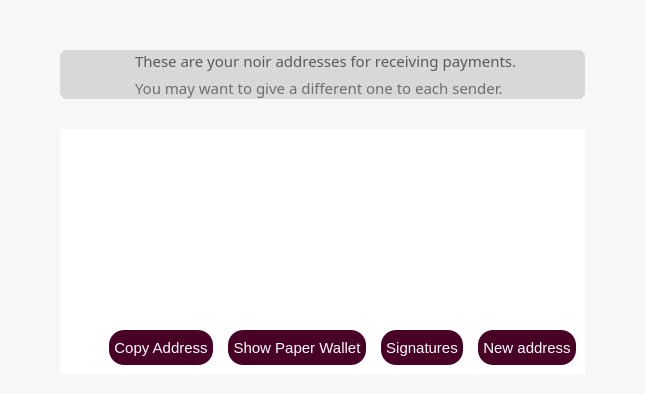
        <widget class="QFrame" name="frame">
         <property name="palette">
          <palette>
           <active>
            <colorrole role="Button">
             <brush brushstyle="SolidPattern">
              <color alpha="250">
               <red>247</red>
               <green>247</green>
               <blue>247</blue>
              </color>
             </brush>
            </colorrole>
            <colorrole role="Base">
             <brush brushstyle="SolidPattern">
              <color alpha="250">
               <red>247</red>
               <green>247</green>
               <blue>247</blue>
              </color>
             </brush>
            </colorrole>
            <colorrole role="Window">
             <brush brushstyle="SolidPattern">
              <color alpha="250">
               <red>247</red>
               <green>247</green>
               <blue>247</blue>
              </color>
             </brush>
            </colorrole>
           </active>
           <inactive>
            <colorrole role="Button">
             <brush brushstyle="SolidPattern">
              <color alpha="250">
               <red>247</red>
               <green>247</green>
               <blue>247</blue>
              </color>
             </brush>
            </colorrole>
            <colorrole role="Base">
             <brush brushstyle="SolidPattern">
              <color alpha="250">
               <red>247</red>
               <green>247</green>
               <blue>247</blue>
              </color>
             </brush>
            </colorrole>
            <colorrole role="Window">
             <brush brushstyle="SolidPattern">
              <color alpha="250">
               <red>247</red>
               <green>247</green>
               <blue>247</blue>
              </color>
             </brush>
            </colorrole>
           </inactive>
           <disabled>
            <colorrole role="Button">
             <brush brushstyle="SolidPattern">
              <color alpha="250">
               <red>247</red>
               <green>247</green>
               <blue>247</blue>
              </color>
             </brush>
            </colorrole>
            <colorrole role="Base">
             <brush brushstyle="SolidPattern">
              <color alpha="250">
               <red>247</red>
               <green>247</green>
               <blue>247</blue>
              </color>
             </brush>
            </colorrole>
            <colorrole role="Window">
             <brush brushstyle="SolidPattern">
              <color alpha="250">
               <red>247</red>
               <green>247</green>
               <blue>247</blue>
              </color>
             </brush>
            </colorrole>
           </disabled>
          </palette>
         </property>
         <property name="styleSheet">
          <string notr="true"/>
         </property>
         <property name="frameShape">
          <enum>QFrame::NoFrame</enum>
         </property>
         <property name="frameShadow">
          <enum>QFrame::Raised</enum>
         </property>
         <property name="lineWidth">
          <number>1</number>
         </property>
         <property name="midLineWidth">
          <number>0</number>
         </property>
         <layout class="QVBoxLayout" name="verticalLayout_4">
          <property name="spacing">
           <number>0</number>
          </property>
          <property name="leftMargin">
           <number>60</number>
          </property>
          <property name="topMargin">
           <number>50</number>
          </property>
          <property name="rightMargin">
           <number>60</number>
          </property>
          <property name="bottomMargin">
           <number>0</number>
          </property>
          <item>
           <widget class="QFrame" name="balance_frame">
            <property name="enabled">
             <bool>true</bool>
            </property>
            <property name="palette">
             <palette>
              <active>
               <colorrole role="Button">
                <brush brushstyle="SolidPattern">
                 <color alpha="255">
                  <red>216</red>
                  <green>216</green>
                  <blue>219</blue>
                 </color>
                </brush>
               </colorrole>
               <colorrole role="Base">
                <brush brushstyle="SolidPattern">
                 <color alpha="255">
                  <red>216</red>
                  <green>216</green>
                  <blue>219</blue>
                 </color>
                </brush>
               </colorrole>
               <colorrole role="Window">
                <brush brushstyle="SolidPattern">
                 <color alpha="255">
                  <red>216</red>
                  <green>216</green>
                  <blue>219</blue>
                 </color>
                </brush>
               </colorrole>
              </active>
              <inactive>
               <colorrole role="Button">
                <brush brushstyle="SolidPattern">
                 <color alpha="255">
                  <red>216</red>
                  <green>216</green>
                  <blue>219</blue>
                 </color>
                </brush>
               </colorrole>
               <colorrole role="Base">
                <brush brushstyle="SolidPattern">
                 <color alpha="255">
                  <red>216</red>
                  <green>216</green>
                  <blue>219</blue>
                 </color>
                </brush>
               </colorrole>
               <colorrole role="Window">
                <brush brushstyle="SolidPattern">
                 <color alpha="255">
                  <red>216</red>
                  <green>216</green>
                  <blue>219</blue>
                 </color>
                </brush>
               </colorrole>
              </inactive>
              <disabled>
               <colorrole role="Button">
                <brush brushstyle="SolidPattern">
                 <color alpha="255">
                  <red>216</red>
                  <green>216</green>
                  <blue>219</blue>
                 </color>
                </brush>
               </colorrole>
               <colorrole role="Base">
                <brush brushstyle="SolidPattern">
                 <color alpha="255">
                  <red>216</red>
                  <green>216</green>
                  <blue>219</blue>
                 </color>
                </brush>
               </colorrole>
               <colorrole role="Window">
                <brush brushstyle="SolidPattern">
                 <color alpha="255">
                  <red>216</red>
                  <green>216</green>
                  <blue>219</blue>
                 </color>
                </brush>
               </colorrole>
              </disabled>
             </palette>
            </property>
            <property name="contextMenuPolicy">
             <enum>Qt::DefaultContextMenu</enum>
            </property>
            <property name="styleSheet">
             <string notr="true">background-color: rgb(216, 216, 219);
border:0;
border-radius:7px;
border-style:solid;</string>
            </property>
            <property name="frameShape">
             <enum>QFrame::StyledPanel</enum>
            </property>
            <property name="frameShadow">
             <enum>QFrame::Plain</enum>
            </property>
            <property name="lineWidth">
             <number>1</number>
            </property>
            <layout class="QHBoxLayout" name="horizontalLayout_4">
             <property name="spacing">
              <number>0</number>
             </property>
             <property name="sizeConstraint">
              <enum>QLayout::SetDefaultConstraint</enum>
             </property>
             <property name="leftMargin">
              <number>0</number>
             </property>
             <property name="topMargin">
              <number>0</number>
             </property>
             <property name="rightMargin">
              <number>0</number>
             </property>
             <property name="bottomMargin">
              <number>0</number>
             </property>
             <item>
              <widget class="QPushButton" name="pushButton_3">
               <property name="sizePolicy">
                <sizepolicy hsizetype="Fixed" vsizetype="Preferred">
                 <horstretch>0</horstretch>
                 <verstretch>0</verstretch>
                </sizepolicy>
               </property>
               <property name="minimumSize">
                <size>
                 <width>75</width>
                 <height>0</height>
                </size>
               </property>
               <property name="text">
                <string/>
               </property>
               <property name="icon">
                <iconset resource="../bitcoin.qrc">
                 <normaloff>:/icons/Exports_47</normaloff>:/icons/Exports_47</iconset>
               </property>
               <property name="iconSize">
                <size>
                 <width>70</width>
                 <height>70</height>
                </size>
               </property>
              </widget>
             </item>
             <item>
              <layout class="QVBoxLayout" name="verticalLayout_6">
               <property name="spacing">
                <number>5</number>
               </property>
               <property name="leftMargin">
                <number>0</number>
               </property>
               <property name="topMargin">
                <number>0</number>
               </property>
               <property name="bottomMargin">
                <number>0</number>
               </property>
               <item>
                <widget class="QLabel" name="label_3">
                 <property name="enabled">
                  <bool>false</bool>
                 </property>
                 <property name="sizePolicy">
                  <sizepolicy hsizetype="Preferred" vsizetype="Preferred">
                   <horstretch>0</horstretch>
                   <verstretch>0</verstretch>
                  </sizepolicy>
                 </property>
                 <property name="font">
                  <font>
                   <family>NoirMedium</family>
                   <pointsize>11</pointsize>
                   <weight>50</weight>
                   <bold>false</bold>
                  </font>
                 </property>
                 <property name="layoutDirection">
                  <enum>Qt::LeftToRight</enum>
                 </property>
                 <property name="autoFillBackground">
                  <bool>false</bool>
                 </property>
                 <property name="styleSheet">
                  <string notr="true">color: rgb(90, 90, 90);</string>
                 </property>
                 <property name="text">
                  <string>These are your noir addresses for receiving payments.</string>
                 </property>
                 <property name="alignment">
                  <set>Qt::AlignBottom|Qt::AlignLeading|Qt::AlignLeft</set>
                 </property>
                 <property name="indent">
                  <number>-1</number>
                 </property>
                </widget>
               </item>
               <item>
                <widget class="QLabel" name="labelUnconfirmed">
                 <property name="enabled">
                  <bool>false</bool>
                 </property>
                 <property name="sizePolicy">
                  <sizepolicy hsizetype="Preferred" vsizetype="Preferred">
                   <horstretch>0</horstretch>
                   <verstretch>0</verstretch>
                  </sizepolicy>
                 </property>
                 <property name="font">
                  <font>
                   <family>NoirLight</family>
                   <pointsize>11</pointsize>
                   <weight>50</weight>
                   <bold>false</bold>
                  </font>
                 </property>
                 <property name="cursor">
                  <cursorShape>IBeamCursor</cursorShape>
                 </property>
                 <property name="toolTip">
                  <string>Total of transactions that have yet to be confirmed, and do not yet count toward the current balance</string>
                 </property>
                 <property name="layoutDirection">
                  <enum>Qt::LeftToRight</enum>
                 </property>
                 <property name="styleSheet">
                  <string notr="true">color: rgb(110, 110, 110);</string>
                 </property>
                 <property name="text">
                  <string notr="true">You may want to give a different one to each sender.</string>
                 </property>
                 <property name="alignment">
                  <set>Qt::AlignLeading|Qt::AlignLeft|Qt::AlignTop</set>
                 </property>
                 <property name="textInteractionFlags">
                  <set>Qt::LinksAccessibleByMouse|Qt::TextSelectableByKeyboard|Qt::TextSelectableByMouse</set>
                 </property>
                </widget>
               </item>
              </layout>
             </item>
            </layout>
           </widget>
          </item>
          <item>
           <layout class="QVBoxLayout" name="verticalLayout_11">
            <property name="topMargin">
             <number>30</number>
            </property>
           </layout>
          </item>
          <item>
           <widget class="QFrame" name="frame_4">
            <property name="palette">
             <palette>
              <active>
               <colorrole role="Button">
                <brush brushstyle="SolidPattern">
                 <color alpha="255">
                  <red>216</red>
                  <green>216</green>
                  <blue>219</blue>
                 </color>
                </brush>
               </colorrole>
               <colorrole role="Base">
                <brush brushstyle="SolidPattern">
                 <color alpha="255">
                  <red>216</red>
                  <green>216</green>
                  <blue>219</blue>
                 </color>
                </brush>
               </colorrole>
               <colorrole role="Window">
                <brush brushstyle="SolidPattern">
                 <color alpha="255">
                  <red>216</red>
                  <green>216</green>
                  <blue>219</blue>
                 </color>
                </brush>
               </colorrole>
              </active>
              <inactive>
               <colorrole role="Button">
                <brush brushstyle="SolidPattern">
                 <color alpha="255">
                  <red>216</red>
                  <green>216</green>
                  <blue>219</blue>
                 </color>
                </brush>
               </colorrole>
               <colorrole role="Base">
                <brush brushstyle="SolidPattern">
                 <color alpha="255">
                  <red>216</red>
                  <green>216</green>
                  <blue>219</blue>
                 </color>
                </brush>
               </colorrole>
               <colorrole role="Window">
                <brush brushstyle="SolidPattern">
                 <color alpha="255">
                  <red>216</red>
                  <green>216</green>
                  <blue>219</blue>
                 </color>
                </brush>
               </colorrole>
              </inactive>
              <disabled>
               <colorrole role="Button">
                <brush brushstyle="SolidPattern">
                 <color alpha="255">
                  <red>216</red>
                  <green>216</green>
                  <blue>219</blue>
                 </color>
                </brush>
               </colorrole>
               <colorrole role="Base">
                <brush brushstyle="SolidPattern">
                 <color alpha="255">
                  <red>216</red>
                  <green>216</green>
                  <blue>219</blue>
                 </color>
                </brush>
               </colorrole>
               <colorrole role="Window">
                <brush brushstyle="SolidPattern">
                 <color alpha="255">
                  <red>216</red>
                  <green>216</green>
                  <blue>219</blue>
                 </color>
                </brush>
               </colorrole>
              </disabled>
             </palette>
            </property>
            <property name="styleSheet">
             <string notr="true">background-color: rgb(216, 216, 219);
border:0;</string>
            </property>
            <property name="frameShape">
             <enum>QFrame::StyledPanel</enum>
            </property>
            <property name="frameShadow">
             <enum>QFrame::Raised</enum>
            </property>
            <layout class="QVBoxLayout" name="verticalLayout">
             <property name="spacing">
              <number>0</number>
             </property>
             <property name="leftMargin">
              <number>0</number>
             </property>
             <property name="topMargin">
              <number>0</number>
             </property>
             <property name="rightMargin">
              <number>0</number>
             </property>
             <property name="bottomMargin">
              <number>0</number>
             </property>
             <item>
              <widget class="QTableView" name="tableView">
               <property name="palette">
                <palette>
                 <active>
                  <colorrole role="Button">
                   <brush brushstyle="SolidPattern">
                    <color alpha="255">
                     <red>255</red>
                     <green>255</green>
                     <blue>255</blue>
                    </color>
                   </brush>
                  </colorrole>
                  <colorrole role="Base">
                   <brush brushstyle="SolidPattern">
                    <color alpha="255">
                     <red>255</red>
                     <green>255</green>
                     <blue>255</blue>
                    </color>
                   </brush>
                  </colorrole>
                  <colorrole role="Window">
                   <brush brushstyle="SolidPattern">
                    <color alpha="255">
                     <red>255</red>
                     <green>255</green>
                     <blue>255</blue>
                    </color>
                   </brush>
                  </colorrole>
                 </active>
                 <inactive>
                  <colorrole role="Button">
                   <brush brushstyle="SolidPattern">
                    <color alpha="255">
                     <red>255</red>
                     <green>255</green>
                     <blue>255</blue>
                    </color>
                   </brush>
                  </colorrole>
                  <colorrole role="Base">
                   <brush brushstyle="SolidPattern">
                    <color alpha="255">
                     <red>255</red>
                     <green>255</green>
                     <blue>255</blue>
                    </color>
                   </brush>
                  </colorrole>
                  <colorrole role="Window">
                   <brush brushstyle="SolidPattern">
                    <color alpha="255">
                     <red>255</red>
                     <green>255</green>
                     <blue>255</blue>
                    </color>
                   </brush>
                  </colorrole>
                 </inactive>
                 <disabled>
                  <colorrole role="Button">
                   <brush brushstyle="SolidPattern">
                    <color alpha="255">
                     <red>255</red>
                     <green>255</green>
                     <blue>255</blue>
                    </color>
                   </brush>
                  </colorrole>
                  <colorrole role="Base">
                   <brush brushstyle="SolidPattern">
                    <color alpha="255">
                     <red>255</red>
                     <green>255</green>
                     <blue>255</blue>
                    </color>
                   </brush>
                  </colorrole>
                  <colorrole role="Window">
                   <brush brushstyle="SolidPattern">
                    <color alpha="255">
                     <red>255</red>
                     <green>255</green>
                     <blue>255</blue>
                    </color>
                   </brush>
                  </colorrole>
                 </disabled>
                </palette>
               </property>
               <property name="font">
                <font>
                 <family>NoirRegular</family>
                 <pointsize>12</pointsize>
                </font>
               </property>
               <property name="styleSheet">
                <string notr="true">background-color: rgb(255, 255, 255);
border:0;</string>
               </property>
               <property name="lineWidth">
                <number>0</number>
               </property>
               <property name="showDropIndicator" stdset="0">
                <bool>false</bool>
               </property>
               <property name="selectionBehavior">
                <enum>QAbstractItemView::SelectRows</enum>
               </property>
               <property name="showGrid">
                <bool>false</bool>
               </property>
               <property name="gridStyle">
                <enum>Qt::NoPen</enum>
               </property>
               <property name="wordWrap">
                <bool>false</bool>
               </property>
               <property name="cornerButtonEnabled">
                <bool>false</bool>
               </property>
               <attribute name="horizontalHeaderVisible">
                <bool>true</bool>
               </attribute>
               <attribute name="verticalHeaderVisible">
                <bool>false</bool>
               </attribute>
              </widget>
             </item>
             <item>
              <widget class="QFrame" name="frame_3">
               <property name="styleSheet">
                <string notr="true">color:white;
background-color: rgb(255,255,255);
border:0;
</string>
               </property>
               <property name="frameShape">
                <enum>QFrame::StyledPanel</enum>
               </property>
               <property name="frameShadow">
                <enum>QFrame::Raised</enum>
               </property>
               <layout class="QHBoxLayout" name="horizontalLayout_5">
                <property name="spacing">
                 <number>15</number>
                </property>
                <item>
                 <spacer name="horizontalSpacer">
                  <property name="orientation">
                   <enum>Qt::Horizontal</enum>
                  </property>
                  <property name="sizeHint" stdset="0">
                   <size>
                    <width>40</width>
                    <height>20</height>
                   </size>
                  </property>
                 </spacer>
                </item>
                <item>
                 <widget class="QPushButton" name="copyAddress">
                  <property name="sizePolicy">
                   <sizepolicy hsizetype="Fixed" vsizetype="Fixed">
                    <horstretch>0</horstretch>
                    <verstretch>0</verstretch>
                   </sizepolicy>
                  </property>
                  <property name="font">
                   <font>
                    <family>Ubuntu</family>
                    <pointsize>11</pointsize>
                    <weight>50</weight>
                    <bold>false</bold>
                   </font>
                  </property>
                  <property name="styleSheet">
                   <string notr="true">QPushButton {
background-color: #480027;
color: white;
border-radius:15px;
height:35px;
border-width:0px;
padding-left: 5px;
padding-right: 5px;
}

QPushButton:hover {
background-color: #2b001e;
color: white;
border-radius:15px;
height:35px;
border-width:0px;
padding-left: 5px;
padding-right: 5px;
}</string>
                  </property>
                  <property name="text">
                   <string>Copy Address</string>
                  </property>
                 </widget>
                </item>
                <item>
                 <widget class="QPushButton" name="showPaperWallet">
                  <property name="sizePolicy">
                   <sizepolicy hsizetype="Fixed" vsizetype="Fixed">
                    <horstretch>0</horstretch>
                    <verstretch>0</verstretch>
                   </sizepolicy>
                  </property>
                  <property name="minimumSize">
                   <size>
                    <width>0</width>
                    <height>0</height>
                   </size>
                  </property>
                  <property name="font">
                   <font>
                    <family>Ubuntu</family>
                    <pointsize>11</pointsize>
                    <weight>50</weight>
                    <bold>false</bold>
                   </font>
                  </property>
                  <property name="styleSheet">
                   <string notr="true">QPushButton {
background-color: #480027;
color: white;
border-radius:15px;
height:35px;
border-width:0px;
padding-left: 5px;
padding-right: 5px;
}

QPushButton:hover {
background-color: #2b001e;
color: white;
border-radius:15px;
height:35px;
border-width:0px;
padding-left: 5px;
padding-right: 5px;
}</string>
                  </property>
                  <property name="text">
                   <string>Show Paper Wallet</string>
                  </property>
                 </widget>
                </item>
                <item>
                 <widget class="QPushButton" name="signMessage">
                  <property name="sizePolicy">
                   <sizepolicy hsizetype="Fixed" vsizetype="Fixed">
                    <horstretch>0</horstretch>
                    <verstretch>0</verstretch>
                   </sizepolicy>
                  </property>
                  <property name="font">
                   <font>
                    <family>Ubuntu</family>
                    <pointsize>11</pointsize>
                    <weight>50</weight>
                    <bold>false</bold>
                   </font>
                  </property>
                  <property name="styleSheet">
                   <string notr="true">QPushButton {
background-color: #480027;
color: white;
border-radius:15px;
height:35px;
border-width:0px;
padding-left: 5px;
padding-right: 5px;
}

QPushButton:hover {
background-color: #2b001e;
color: white;
border-radius:15px;
height:35px;
border-width:0px;
padding-left: 5px;
padding-right: 5px;
}</string>
                  </property>
                  <property name="text">
                   <string>Signatures</string>
                  </property>
                 </widget>
                </item>
                <item>
                 <widget class="QPushButton" name="newAddress">
                  <property name="sizePolicy">
                   <sizepolicy hsizetype="Fixed" vsizetype="Fixed">
                    <horstretch>0</horstretch>
                    <verstretch>0</verstretch>
                   </sizepolicy>
                  </property>
                  <property name="font">
                   <font>
                    <family>Ubuntu</family>
                    <pointsize>11</pointsize>
                    <weight>50</weight>
                    <bold>false</bold>
                   </font>
                  </property>
                  <property name="styleSheet">
                   <string notr="true">QPushButton {
background-color: #480027;
color: white;
border-radius:15px;
height:35px;
border-width:0px;
padding-left: 5px;
padding-right: 5px;
}

QPushButton:hover {
background-color: #2b001e;
color: white;
border-radius:15px;
height:35px;
border-width:0px;
padding-left: 5px;
padding-right: 5px;
}</string>
                  </property>
                  <property name="text">
                   <string>New address</string>
                  </property>
                 </widget>
                </item>
               </layout>
              </widget>
             </item>
            </layout>
           </widget>
          </item>
          <item>
           <layout class="QHBoxLayout" name="horizontalLayout_7">
            <property name="spacing">
             <number>0</number>
            </property>
            <property name="topMargin">
             <number>0</number>
            </property>
            <item>
             <spacer name="horizontalSpacer_2">
              <property name="orientation">
               <enum>Qt::Horizontal</enum>
              </property>
              <property name="sizeHint" stdset="0">
               <size>
                <width>40</width>
                <height>20</height>
               </size>
              </property>
             </spacer>
            </item>
           </layout>
          </item>
         </layout>
        </widget>
